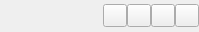
<?xml version="1.0" encoding="UTF-8"?>
<ui version="4.0">
 <class>axis</class>
 <widget class="TaurusWidget" name="axis">
  <property name="geometry">
   <rect>
    <x>0</x>
    <y>0</y>
    <width>199</width>
    <height>32</height>
   </rect>
  </property>
  <property name="windowTitle">
   <string>Axis</string>
  </property>
  <property name="autoFillBackground">
   <bool>false</bool>
  </property>
  <layout class="QHBoxLayout" name="horizontalLayout" stretch="0,1,0">
   <property name="spacing">
    <number>0</number>
   </property>
   <property name="margin">
    <number>0</number>
   </property>
   <item>
    <widget class="QWidget" name="labelPanel" native="true">
     <layout class="QHBoxLayout" name="horizontalLayout_4">
      <property name="spacing">
       <number>0</number>
      </property>
      <property name="leftMargin">
       <number>0</number>
      </property>
      <property name="topMargin">
       <number>0</number>
      </property>
      <property name="rightMargin">
       <number>3</number>
      </property>
      <property name="bottomMargin">
       <number>0</number>
      </property>
      <item>
       <widget class="QLabel" name="axisLabel"/>
      </item>
     </layout>
    </widget>
   </item>
   <item>
    <widget class="QWidget" name="readWritePanel" native="true">
     <property name="sizePolicy">
      <sizepolicy hsizetype="Preferred" vsizetype="Maximum">
       <horstretch>0</horstretch>
       <verstretch>0</verstretch>
      </sizepolicy>
     </property>
     <property name="toolTip">
      <string>Axis current position (double click to set new position)</string>
     </property>
     <layout class="QHBoxLayout" name="horizontalLayout_3">
      <property name="spacing">
       <number>0</number>
      </property>
      <property name="margin">
       <number>0</number>
      </property>
     </layout>
    </widget>
   </item>
   <item>
    <widget class="QWidget" name="controlPanel" native="true">
     <layout class="QHBoxLayout" name="horizontalLayout_2" stretch="0,0,0,0,0">
      <property name="spacing">
       <number>0</number>
      </property>
      <property name="margin">
       <number>0</number>
      </property>
      <item>
       <widget class="QWidget" name="stepButtonPanel" native="true"/>
      </item>
      <item>
       <widget class="QToolButton" name="stepMenuToolButton">
        <property name="toolTip">
         <string>Step size selection</string>
        </property>
        <property name="popupMode">
         <enum>QToolButton::InstantPopup</enum>
        </property>
        <property name="toolButtonStyle">
         <enum>Qt::ToolButtonTextBesideIcon</enum>
        </property>
       </widget>
      </item>
      <item>
       <widget class="QToolButton" name="refPointsMenuToolButton">
        <property name="toolTip">
         <string>Move to a reference position</string>
        </property>
        <property name="popupMode">
         <enum>QToolButton::InstantPopup</enum>
        </property>
        <property name="toolButtonStyle">
         <enum>Qt::ToolButtonTextBesideIcon</enum>
        </property>
       </widget>
      </item>
      <item>
       <widget class="QToolButton" name="menuToolButton">
        <property name="toolTip">
         <string>Operation menu</string>
        </property>
        <property name="popupMode">
         <enum>QToolButton::InstantPopup</enum>
        </property>
       </widget>
      </item>
      <item>
       <widget class="TaurusCommandToolButton" name="stopToolButton">
        <property name="toolTip">
         <string>Stop motor</string>
        </property>
        <property name="command">
         <string>Abort</string>
        </property>
        <property name="autoToolTip" stdset="0">
         <bool>false</bool>
        </property>
       </widget>
      </item>
     </layout>
    </widget>
   </item>
  </layout>
 </widget>
 <customwidgets>
  <customwidget>
   <class>TaurusWidget</class>
   <extends>QWidget</extends>
   <header>taurus.qt.qtgui.container</header>
   <container>1</container>
  </customwidget>
  <customwidget>
   <class>TaurusCommandToolButton</class>
   <extends>QToolButton</extends>
   <header>taurus.qt.qtgui.button</header>
  </customwidget>
 </customwidgets>
 <resources/>
 <connections/>
</ui>
